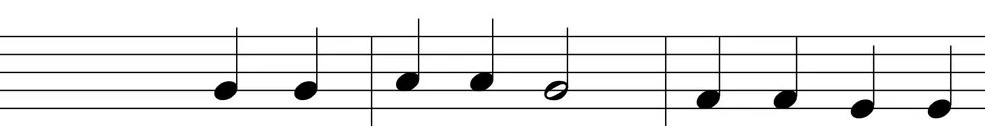
#> input picture img.jpg, 985 x 126 px, found by its file name; its folder holds only this picture in this run
$ python main.py
#> lines starting #> are read from the running program, lines starting #| are printed output that depends on the picture; after the words box and inside, x2 and y2 are one past the last pixel; in counts of white or black regions, pixels touching at a corner belong together
from pathlib import Path

import cv2
import numpy as np
from mido import Message, MidiFile, MidiTrack


MAX_WIDTH = 2000
TICKS_PER_BEAT = 480

MIDI_PITCHES = {
    "C4": 60,
    "D4": 62,
    "E4": 64,
    "F4": 65,
    "G4": 67,
    "A4": 69,
    "B4": 71,
    "C5": 72,
    "D5": 74,
    "E5": 76,
    "F5": 77,
    "G5": 79,
    "A5": 81,
    "B5": 83,
}

NOTE_DURATIONS = {
    "W": TICKS_PER_BEAT * 4,
    "H": TICKS_PER_BEAT * 2,
    "Q": TICKS_PER_BEAT,
}

NOTE_TYPE_LABELS = {
    "W": "Whole",
    "H": "Half",
    "Q": "Quarter",
}


def get_pitch(cy, top_line, spacing):
    note_positions = [
        ("G5", top_line - spacing),
        ("F5", top_line),
        ("E5", top_line + spacing / 2),
        ("D5", top_line + spacing),
        ("C5", top_line + spacing * 1.5),
        ("B4", top_line + spacing * 2),
        ("A4", top_line + spacing * 2.5),
        ("G4", top_line + spacing * 3),
        ("F4", top_line + spacing * 3.5),
        ("E4", top_line + spacing * 4),
        ("D4", top_line + spacing * 4.5),
        ("C4", top_line + spacing * 5),
    ]
    nearest_note = min(note_positions, key=lambda p: abs(cy - p[1]))
    return nearest_note[0]


def normalize_image(img):
    if img is not None and img.shape[1] > MAX_WIDTH:
        scale = MAX_WIDTH / img.shape[1]
        return cv2.resize(img, None, fx=scale, fy=scale, interpolation=cv2.INTER_AREA)
    return img


def build_midi(detected_notes, output_path):
    mid = MidiFile(ticks_per_beat=TICKS_PER_BEAT)
    track = MidiTrack()
    mid.tracks.append(track)
    track.append(Message("program_change", program=74, time=0))

    success_count = 0
    for note in detected_notes:
        pitch = note["pitch"]
        note_type = note["type"]
        if pitch in MIDI_PITCHES and note_type in NOTE_DURATIONS:
            midi_note = MIDI_PITCHES[pitch]
            duration = NOTE_DURATIONS[note_type]
            track.append(Message("note_on", note=midi_note, velocity=80, time=0))
            track.append(Message("note_off", note=midi_note, velocity=0, time=duration))
            success_count += 1

    mid.save(output_path)
    return success_count


def save_preview(path, image, color=cv2.COLOR_RGB2BGR):
    if color is not None:
        image = cv2.cvtColor(image, color)
    cv2.imwrite(str(path), image)


def process_sheet_music(image_path, output_dir, midi_name="converted_music.mid"):
#> called with image_path = 'images/img.jpg', output_dir = '.', midi_name = 'converted_music.mid'
    image_path = Path(image_path)
    output_dir = Path(output_dir)
    output_dir.mkdir(parents=True, exist_ok=True)

    img = cv2.imread(str(image_path))
#> img is the input picture: shape (126, 985, 3); min 0, max 255, mean 233.2
    if img is None:
        raise ValueError("Could not read the uploaded image. Please use a PNG, JPG, or JPEG file.")

    img = normalize_image(img)
    gray = cv2.cvtColor(img, cv2.COLOR_BGR2GRAY)
    thresh = cv2.adaptiveThreshold(
        gray,
        255,
        cv2.ADAPTIVE_THRESH_MEAN_C,
        cv2.THRESH_BINARY_INV,
        51,
        15,
    )
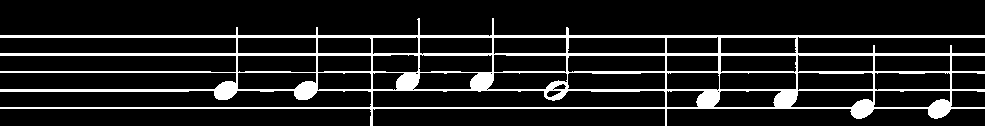
#> thresh: shape (126, 985); 12.9% white; 1 white region, box (x1, y1, x2, y2) and area: (0, 18, 985, 126) 16060

    edges = cv2.Canny(thresh, 50, 150)
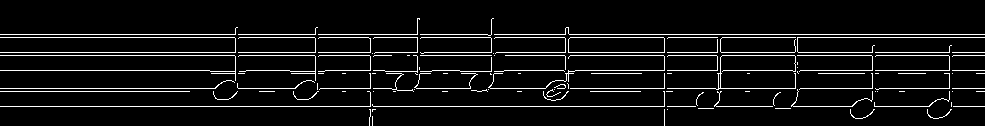
#> edges: shape (126, 985); 6.8% white in thin lines or dots, all inside (x1, y1, x2, y2) = (0, 18, 985, 126)
    lines = cv2.HoughLines(edges, 1, np.pi / 180, 200)
#> lines = [[34, 1.57], [52, 1.57], [37, 1.57], [55, 1.57], [106, 1.57], [88, 1.57], [70, 1.57], [91, 1.57], [73, 1.57]]

    angles = []
    if lines is not None:
        for rho, theta in lines[:, 0]:
            angle = (theta * 180 / np.pi) - 90
            angles.append(angle)
#> this loop made 9 passes
#> rho on passes 1 to 9: 34, 52, 37, 55, 106, 88, 70, 91, 73
#> after the loop, angles = [2.5e-06, 2.5e-06, 2.5e-06, 2.5e-06, 2.5e-06, 2.5e-06, 2.5e-06, 2.5e-06, 2.5e-06]
        median_angle = float(np.median(angles))
#> median_angle = 2.5e-06
    else:
        median_angle = 0

    h_img, w_img = img.shape[:2]
#> h_img = 126; w_img = 985
    center = (w_img // 2, h_img // 2)
#> center = (492, 63)
    rotation = cv2.getRotationMatrix2D(center, median_angle, 1.0)
#> rotation = [[1, 4.37e-08, -2.75e-06], [-4.37e-08, 1, 2.15e-05]]
    deskewed = cv2.warpAffine(thresh, rotation, (w_img, h_img))

    img_rgb = cv2.cvtColor(img, cv2.COLOR_BGR2RGB)

    row_sums = np.sum(deskewed == 255, axis=1)
#> row_sums = 126 values, max 985 at index 36, min 0 at index 0, mean 127.5
    threshold_width = img.shape[1] * 0.4
#> threshold_width = 394
    line_y_coords = np.where(row_sums > threshold_width)[0]
#> line_y_coords = [35, 36, 37, 53, 54, 55, 71, 72, 89, 90, 107, 108]

    clean_staff_lines = []
    if len(line_y_coords) > 0:
        current_group = [line_y_coords[0]]
#> current_group = [35]
        for y in line_y_coords[1:]:
            if y - current_group[-1] <= 10:
                current_group.append(y)
            else:
                clean_staff_lines.append(int(np.mean(current_group)))
                current_group = [y]
#> this loop made 11 passes
#> (y, current_group) on passes 3, 6, 8, 10: (53, [53]), (71, [71]), (89, [89]), (107, [107])
#> y on passes 1, 2, 4, 5, 7, 9: 36, 37, 54, 55, 72, 90
#> after the loop, clean_staff_lines = [36, 54, 71, 89]
        clean_staff_lines.append(int(np.mean(current_group)))

    if len(clean_staff_lines) >= 2:
        spacing = float(np.mean(np.diff(clean_staff_lines)))
#> spacing = 17.75
        top_line = clean_staff_lines[0]
#> top_line = 36
        used_fallback_spacing = False
    else:
        spacing = 15.0
        top_line = 300
        used_fallback_spacing = True

    horizontal_kernel = cv2.getStructuringElement(cv2.MORPH_RECT, (40, 1))
    staff_lines = cv2.morphologyEx(deskewed, cv2.MORPH_OPEN, horizontal_kernel)
#> staff_lines: shape (126, 985); 9.6% white; 5 white regions, box (x1, y1, x2, y2) and area: (0, 35, 985, 38) 2951, (0, 53, 985, 56) 2900, (0, 89, 985, 92) 2182, (0, 107, 985, 109) 1970, (0, 71, 985, 74) 1865

    thicken_h = cv2.getStructuringElement(cv2.MORPH_RECT, (1, 3))
    staff_lines_thickened = cv2.dilate(staff_lines, thicken_h, iterations=1)
#> staff_lines_thickened: shape (126, 985); 17.5% white; 5 white regions, box (x1, y1, x2, y2) and area: (0, 34, 985, 39) 4921, (0, 52, 985, 57) 4870, (0, 88, 985, 93) 4152, (0, 106, 985, 110) 3940, (0, 70, 985, 75) 3835

    no_staff = cv2.subtract(deskewed, staff_lines_thickened)
#> no_staff: shape (126, 985); 2.9% white; 51 white regions (5 under 20 px), largest, box (x1, y1, x2, y2) and area: (396, 74, 420, 89) 310, (470, 74, 494, 88) 294, (773, 92, 798, 106) 294

    repair_size = max(1, int(spacing * 1.5))
#> repair_size = 26
    stem_repair_kernel = cv2.getStructuringElement(cv2.MORPH_RECT, (5, repair_size))
#> stem_repair_kernel = 26 rows, first 6: [1, 1, 1, 1, 1], [1, 1, 1, 1, 1], [1, 1, 1, 1, 1], [1, 1, 1, 1, 1], [1, 1, 1, 1, 1], [1, 1, 1, 1, 1]
    repaired = cv2.morphologyEx(no_staff, cv2.MORPH_CLOSE, stem_repair_kernel)
#> repaired: shape (126, 985); 3.8% white; 11 white regions, largest, box (x1, y1, x2, y2) and area: (850, 46, 875, 126) 632, (928, 46, 952, 126) 627, (544, 28, 569, 102) 514

    head_repair_size = max(2, int(spacing * 0.25))
#> head_repair_size = 4
    head_repair_kernel = cv2.getStructuringElement(
        cv2.MORPH_ELLIPSE,
        (head_repair_size, head_repair_size),
    )
#> head_repair_kernel = [[0, 0, 1, 0], [1, 1, 1, 1], [1, 1, 1, 1], [1, 1, 1, 1]]
    repaired = cv2.morphologyEx(repaired, cv2.MORPH_CLOSE, head_repair_kernel)
#> repaired: shape (126, 985); 3.8% white; 11 white regions

    final_cleaned = repaired.copy()
    contours, _ = cv2.findContours(final_cleaned, cv2.RETR_EXTERNAL, cv2.CHAIN_APPROX_SIMPLE)
#> contours = 11 contours; largest, box (x1, y1, x2, y2) and area: (851, 47, 876, 126) 524, (929, 47, 953, 126) 518, (545, 29, 570, 102) 424, (215, 29, 239, 102) 376, (295, 29, 319, 102) 374

    for c in contours:
        x, y, w, h = cv2.boundingRect(c)
        if h > (spacing * 3.5) and w < (spacing * 0.5):
            cv2.drawContours(final_cleaned, [c], -1, 0, cv2.FILLED)
#> this loop made 11 passes
#> (x, y, w, h) on passes 1, 2, 3, 5, 6, 7, 8, 9, 10, 11: (929, 47, 24, 79), (851, 47, 25, 79), (774, 41, 25, 67), (371, 41, 3, 85), (697, 40, 25, 68), (545, 29, 25, 73), (295, 29, 24, 73), (215, 29, 24, 73), (471, 20, 24, 70), (397, 20, 24, 71)
#> (c, x, y, w, h) on pass 4: ([[666, 41], [666, 125], [667, 125], [667, 41]], 666, 41, 2, 85)
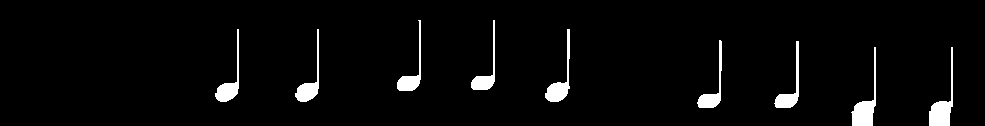
#> final_cleaned: shape (126, 985); 3.5% white; 9 white regions, largest, box (x1, y1, x2, y2) and area: (851, 47, 876, 126) 620, (929, 47, 953, 126) 616, (545, 29, 570, 102) 511

    output_boxes = img_rgb.copy()

    fatten_height = max(1, int(spacing * 1.5))
#> fatten_height = 26
    fatten_width = max(3, int(spacing * 0.5))
#> fatten_width = 8
    kernel_fatten = cv2.getStructuringElement(cv2.MORPH_RECT, (fatten_width, fatten_height))
    fattened_notes = cv2.dilate(final_cleaned, kernel_fatten, iterations=1)
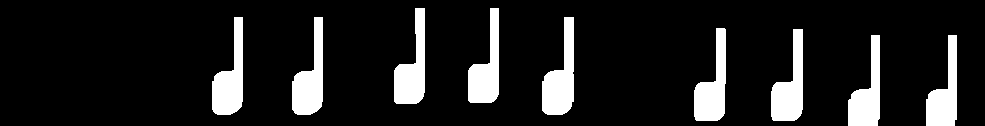
#> fattened_notes: shape (126, 985); 12.4% white; 9 white regions

    final_contours, _ = cv2.findContours(
        fattened_notes,
        cv2.RETR_EXTERNAL,
        cv2.CHAIN_APPROX_SIMPLE,
    )
#> final_contours = 9 contours; largest, box (x1, y1, x2, y2) and area: (542, 17, 574, 115) 1732, (212, 17, 243, 115) 1630, (292, 17, 323, 115) 1628, (771, 29, 803, 121) 1606, (394, 8, 425, 104) 1600

    detected_notes = []

    for c in final_contours:
        x, y, w, h = cv2.boundingRect(c)

        if h < 10 or w < 5:
            continue

        if h > (spacing * 6) or w < (spacing * 0.4):
            continue

        padded_roi = final_cleaned[y : y + h, x : x + w]
        ink_coords = cv2.findNonZero(padded_roi)
        if ink_coords is None:
            continue

        ix, iy, iw, ih = cv2.boundingRect(ink_coords)
        if iw == 0 or ih == 0:
            continue

        aspect_ratio = ih / float(iw)
        tight_roi = padded_roi[iy : iy + ih, ix : ix + iw]
        row_sums_local = np.sum(tight_roi == 255, axis=1)
        head_cy_local = int(np.argmax(row_sums_local))

        cy_global = y + iy + head_cy_local
        cx_global = x + ix + iw // 2

        head_radius = (iw // 2) + 2
        head_top = max(0, cy_global - head_radius)
        head_bottom = min(deskewed.shape[0], cy_global + head_radius)
        head_left = max(0, cx_global - head_radius)
        head_right = min(deskewed.shape[1], cx_global + head_radius)

        head_roi_raw = deskewed[head_top:head_bottom, head_left:head_right]
        erode_size = max(3, int(spacing * 0.3))
        erosion_kernel = cv2.getStructuringElement(cv2.MORPH_ELLIPSE, (erode_size, erode_size))
        eroded_head = cv2.erode(head_roi_raw, erosion_kernel, iterations=1)

        surviving_ink = cv2.countNonZero(eroded_head)
        head_area = head_roi_raw.size
        survival_ratio = surviving_ink / head_area if head_area > 0 else 0

        if aspect_ratio < 1.8:
            note_type = "W"
        elif survival_ratio < 0.10:
            note_type = "H"
        else:
            note_type = "Q"

        pitch = get_pitch(cy_global, top_line, spacing)
        detected_notes.append(
            {
                "x": int(x),
                "y": int(y),
                "width": int(w),
                "height": int(h),
                "type": note_type,
                "typeLabel": NOTE_TYPE_LABELS.get(note_type, "Unknown"),
                "pitch": pitch,
                "midi": MIDI_PITCHES.get(pitch),
            }
        )
#> this loop made 9 passes
#> (x, y, w, h, iw, ih, aspect_ratio, head_cy_local) on passes 1 to 9: (926, 35, 31, 91, 24, 79, 3.29, 59), (848, 35, 32, 91, 25, 79, 3.16, 65), (771, 29, 32, 92, 25, 67, 2.68, 58), (694, 28, 32, 93, 25, 68, 2.72, 59), (542, 17, 32, 98, 25, 73, 2.92, 59), (292, 17, 31, 98, 24, 73, 3.04, 64), (212, 17, 31, 98, 24, 73, 3.04, 64), (468, 8, 31, 95, 24, 70, 2.92, 60), (394, 8, 31, 96, 24, 71, 2.96, 62)
#> pass 1, in process_sheet_music, `tight_roi = padded_roi[iy : iy + ih, ix : ix + iw]`:
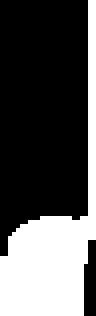
#> tight_roi: shape (79, 24) (shown 4 times larger); 32.5% white; 1 white region, box (x1, y1, x2, y2) and area: (0, 0, 24, 79) 616
#> after the loop: eroded_head: shape (28, 28); 29.1% white; 1 white region, box (x1, y1, x2, y2) and area: (3, 6, 23, 21) 228
#> after the loop: head_roi_raw: shape (28, 28); 52.8% white; 6 black regions (2 under 20 px), largest, box (x1, y1, x2, y2) and area: (0, 23, 28, 28) 140, (0, 0, 23, 4) 91, (18, 5, 28, 22) 75, (0, 5, 9, 22) 49
#> after the loop:
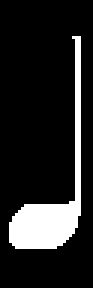
#> padded_roi: shape (96, 31) (shown 3 times larger); 14.2% white; 1 white region, box (x1, y1, x2, y2) and area: (3, 12, 27, 83) 422
#> after the loop, detected_notes = 9 items

    detected_notes.sort(key=lambda note: note["x"])

    for note in detected_notes:
        x = note["x"]
        y = note["y"]
        w = note["width"]
        h = note["height"]
        cv2.rectangle(output_boxes, (x, y), (x + w, y + h), (255, 0, 0), 2)
        label = f"{note['pitch']} {note['type']}"
        cv2.putText(output_boxes, label, (x, y - 5), cv2.FONT_HERSHEY_SIMPLEX, 0.45, (255, 0, 0), 1)
#> this loop made 9 passes
#> (x, y, w, h, label) on passes 1 to 9: (212, 17, 31, 98, 'G4 Q'), (292, 17, 31, 98, 'G4 Q'), (394, 8, 31, 96, 'A4 Q'), (468, 8, 31, 95, 'A4 Q'), (542, 17, 32, 98, 'G4 H'), (694, 28, 32, 93, 'F4 Q'), (771, 29, 32, 92, 'F4 Q'), (848, 35, 32, 91, 'D4 Q'), (926, 35, 31, 91, 'E4 Q')
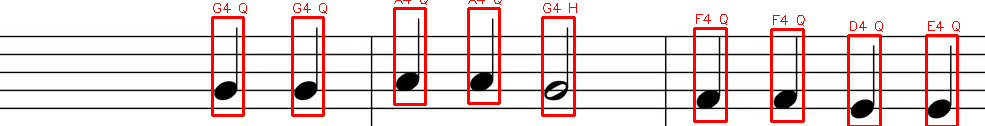
#> output_boxes: shape (126, 985, 3); 5.82% of pixels changed, all inside (x1, y1, x2, y2) = (211, 0, 960, 126)

    midi_path = output_dir / midi_name
    written_notes = build_midi(detected_notes, midi_path)

    original_path = output_dir / "original.png"
    threshold_path = output_dir / "threshold.png"
    cleaned_path = output_dir / "cleaned.png"
    detected_path = output_dir / "detected.png"

    save_preview(original_path, img_rgb)
    save_preview(threshold_path, thresh, color=None)
    save_preview(cleaned_path, final_cleaned, color=None)
    save_preview(detected_path, output_boxes)

    return {
        "notes": detected_notes,
        "summary": {
            "detectedNotes": len(detected_notes),
            "midiNotes": written_notes,
            "staffLines": len(clean_staff_lines),
            "medianAngle": round(median_angle, 3),
            "spacing": round(spacing, 3),
            "usedFallbackSpacing": used_fallback_spacing,
        },
        "files": {
            "midi": midi_path.name,
            "original": original_path.name,
            "threshold": threshold_path.name,
            "cleaned": cleaned_path.name,
            "detected": detected_path.name,
        },
    }


if __name__ == "__main__":
#> (the run stopped early here; a loop or call above may not have finished)
